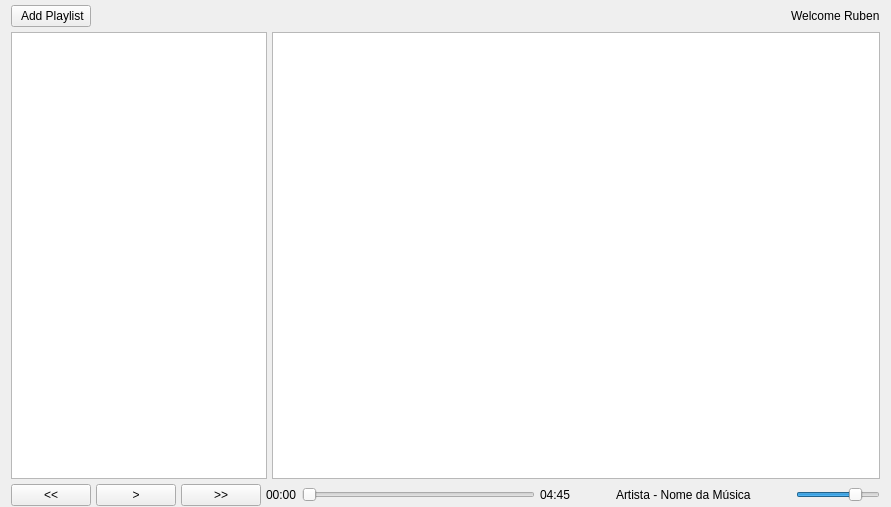
<?xml version="1.0" encoding="UTF-8"?>
<ui version="4.0">
 <class>Form</class>
 <widget class="QWidget" name="Form">
  <property name="geometry">
   <rect>
    <x>0</x>
    <y>0</y>
    <width>891</width>
    <height>507</height>
   </rect>
  </property>
  <property name="windowTitle">
   <string>Form</string>
  </property>
  <layout class="QHBoxLayout" name="horizontalLayout">
   <property name="topMargin">
    <number>5</number>
   </property>
   <property name="bottomMargin">
    <number>1</number>
   </property>
   <item>
    <layout class="QVBoxLayout" name="verticalLayout">
     <property name="spacing">
      <number>5</number>
     </property>
     <item>
      <layout class="QHBoxLayout" name="horizontalLayout_4">
       <property name="bottomMargin">
        <number>0</number>
       </property>
       <item>
        <widget class="QPushButton" name="pushButton_4">
         <property name="sizePolicy">
          <sizepolicy hsizetype="Fixed" vsizetype="Fixed">
           <horstretch>0</horstretch>
           <verstretch>0</verstretch>
          </sizepolicy>
         </property>
         <property name="text">
          <string> Add Playlist</string>
         </property>
         <property name="icon">
          <iconset>
           <normaloff>images/add-playlist.png</normaloff>images/add-playlist.png</iconset>
         </property>
        </widget>
       </item>
       <item>
        <spacer name="horizontalSpacer_3">
         <property name="orientation">
          <enum>Qt::Horizontal</enum>
         </property>
         <property name="sizeHint" stdset="0">
          <size>
           <width>40</width>
           <height>20</height>
          </size>
         </property>
        </spacer>
       </item>
       <item>
        <widget class="QLabel" name="label_5">
         <property name="text">
          <string/>
         </property>
         <property name="pixmap">
          <pixmap>images/user-icon.png</pixmap>
         </property>
        </widget>
       </item>
       <item>
        <spacer name="horizontalSpacer_4">
         <property name="orientation">
          <enum>Qt::Horizontal</enum>
         </property>
         <property name="sizeType">
          <enum>QSizePolicy::Fixed</enum>
         </property>
         <property name="sizeHint" stdset="0">
          <size>
           <width>5</width>
           <height>5</height>
          </size>
         </property>
        </spacer>
       </item>
       <item>
        <widget class="QLabel" name="label_4">
         <property name="text">
          <string>Welcome Ruben</string>
         </property>
        </widget>
       </item>
      </layout>
     </item>
     <item>
      <layout class="QHBoxLayout" name="horizontalLayout_2">
       <property name="bottomMargin">
        <number>0</number>
       </property>
       <item>
        <widget class="QListWidget" name="listWidget">
         <property name="sizePolicy">
          <sizepolicy hsizetype="Minimum" vsizetype="Expanding">
           <horstretch>0</horstretch>
           <verstretch>0</verstretch>
          </sizepolicy>
         </property>
         <property name="styleSheet">
          <string notr="true">#listWidget {
    show-decoration-selected: 1; /* make the selection span the entire width of the view */
}

#listWidget::item:alternate {
    background: #EEEEEE;
}

#listWidget::item:selected {
    border: 1px solid #6a6ea9;
}

#listWidget::item:selected:!active {
    background: qlineargradient(x1: 0, y1: 0, x2: 0, y2: 1,
                                stop: 0 #ABAFE5, stop: 1 #8588B2);
}

#listWidget::item:selected:active {
    background: qlineargradient(x1: 0, y1: 0, x2: 0, y2: 1,
                                stop: 0 #6a6ea9, stop: 1 #888dd9);
}

#listWidget::item:hover {
    background: qlineargradient(x1: 0, y1: 0, x2: 0, y2: 1,
                                stop: 0 #FAFBFE, stop: 1 #DCDEF1);
}</string>
         </property>
        </widget>
       </item>
       <item>
        <widget class="QTableWidget" name="tableWidget">
         <property name="sizeAdjustPolicy">
          <enum>QAbstractScrollArea::AdjustToContents</enum>
         </property>
         <property name="editTriggers">
          <set>QAbstractItemView::NoEditTriggers</set>
         </property>
        </widget>
       </item>
      </layout>
     </item>
     <item>
      <layout class="QHBoxLayout" name="horizontalLayout_3">
       <property name="topMargin">
        <number>0</number>
       </property>
       <item>
        <widget class="QPushButton" name="pushButton">
         <property name="sizePolicy">
          <sizepolicy hsizetype="Minimum" vsizetype="Minimum">
           <horstretch>0</horstretch>
           <verstretch>0</verstretch>
          </sizepolicy>
         </property>
         <property name="text">
          <string>&lt;&lt;</string>
         </property>
        </widget>
       </item>
       <item>
        <widget class="QPushButton" name="pushButton_2">
         <property name="sizePolicy">
          <sizepolicy hsizetype="Fixed" vsizetype="Fixed">
           <horstretch>0</horstretch>
           <verstretch>0</verstretch>
          </sizepolicy>
         </property>
         <property name="text">
          <string>&gt;</string>
         </property>
        </widget>
       </item>
       <item>
        <widget class="QPushButton" name="pushButton_3">
         <property name="sizePolicy">
          <sizepolicy hsizetype="Fixed" vsizetype="Fixed">
           <horstretch>0</horstretch>
           <verstretch>0</verstretch>
          </sizepolicy>
         </property>
         <property name="text">
          <string>&gt;&gt;</string>
         </property>
        </widget>
       </item>
       <item>
        <widget class="QLabel" name="label_2">
         <property name="text">
          <string>00:00</string>
         </property>
        </widget>
       </item>
       <item>
        <widget class="QSlider" name="horizontalSlider_2">
         <property name="sizePolicy">
          <sizepolicy hsizetype="Expanding" vsizetype="Fixed">
           <horstretch>0</horstretch>
           <verstretch>0</verstretch>
          </sizepolicy>
         </property>
         <property name="orientation">
          <enum>Qt::Horizontal</enum>
         </property>
        </widget>
       </item>
       <item>
        <widget class="QLabel" name="label_3">
         <property name="text">
          <string>04:45</string>
         </property>
        </widget>
       </item>
       <item>
        <spacer name="horizontalSpacer">
         <property name="orientation">
          <enum>Qt::Horizontal</enum>
         </property>
         <property name="sizeType">
          <enum>QSizePolicy::Minimum</enum>
         </property>
         <property name="sizeHint" stdset="0">
          <size>
           <width>40</width>
           <height>20</height>
          </size>
         </property>
        </spacer>
       </item>
       <item>
        <widget class="QLabel" name="label">
         <property name="text">
          <string>Artista - Nome da Música</string>
         </property>
        </widget>
       </item>
       <item>
        <spacer name="horizontalSpacer_2">
         <property name="orientation">
          <enum>Qt::Horizontal</enum>
         </property>
         <property name="sizeType">
          <enum>QSizePolicy::Minimum</enum>
         </property>
         <property name="sizeHint" stdset="0">
          <size>
           <width>40</width>
           <height>20</height>
          </size>
         </property>
        </spacer>
       </item>
       <item>
        <widget class="QSlider" name="horizontalSlider">
         <property name="sizePolicy">
          <sizepolicy hsizetype="Fixed" vsizetype="Fixed">
           <horstretch>0</horstretch>
           <verstretch>0</verstretch>
          </sizepolicy>
         </property>
         <property name="value">
          <number>75</number>
         </property>
         <property name="orientation">
          <enum>Qt::Horizontal</enum>
         </property>
        </widget>
       </item>
      </layout>
     </item>
    </layout>
   </item>
  </layout>
 </widget>
 <resources/>
 <connections/>
</ui>
